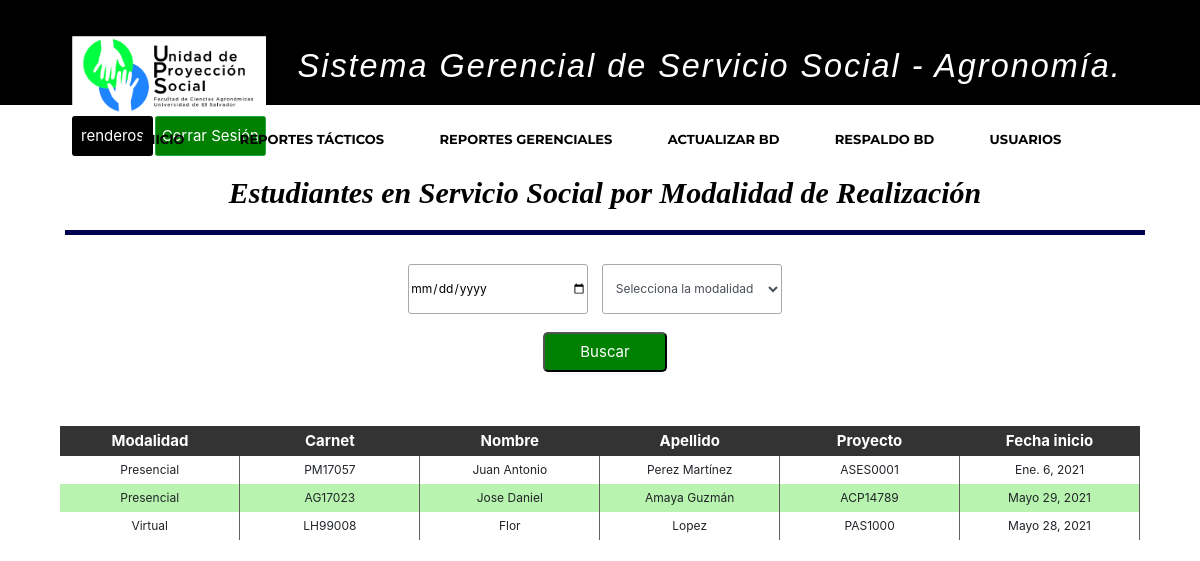
The app's page /sistemaGerencialAgro/listarServicios/ (signed in) with its own data.
### apps/usuario/models.py (models this page shows, shortened)
class Usuario(AbstractBaseUser):
    username = models.CharField('Nombre de usuario',unique = True, max_length=15, blank=False)
    email = models.EmailField('Correo Electrónico', max_length=254,unique = True, blank=False)
    nombres = models.CharField('Nombres', max_length=200, null = False, blank=False)
    apellidos = models.CharField('Apellidos', max_length=200, null = False, blank=False)
    imagen = models.ImageField('Imagen de Perfil', upload_to='perfil/', max_length=200,blank = True,null = True)
    is_active = models.BooleanField(default = True)
    usuario_administrador = models.BooleanField(default = False)
    rol=models.CharField(max_length=3,null=False, blank=False,choices=roles,default='EST')
    objects = UsuarioManager()
    USERNAME_FIELD = 'username'
    REQUIRED_FIELDS = ['email','nombres', 'apellidos']

### apps/proyecto/models.py (models this page shows, shortened)
class ServicioSocial(models.Model):
    carnet_estudiante = models.OneToOneField(Solicitud, primary_key=True, unique=True, on_delete=models.CASCADE)
    carnet_docente = models.ForeignKey(Docente, on_delete=models.CASCADE)
    codigo_proyecto = models.ForeignKey(Proyecto, on_delete=models.CASCADE)

class Solicitud(models.Model):
    carnet_estudiante = models.OneToOneField(EstudioUniversitario, unique=True, primary_key=True, on_delete = models.CASCADE)
    codigo_entidad = models.CharField(max_length=10, null=False)
    horas_semana = models.IntegerField(null=False)
    dias_semana = models.IntegerField(null=False)
    modalidad = models.CharField(max_length=30, null=False)
    fecha_inicio = models.DateField(null=False)
    fecha_fin = models.DateField(null=True)

class EstudioUniversitario(models.Model):
    carnet_estudiante = models.OneToOneField(Estudiante, primary_key=True, unique=True, on_delete = models.CASCADE)
    codigo_carrera = models.ForeignKey(Carrera, on_delete = models.CASCADE)
    codigo_ciclo = models.IntegerField(null=False)
    porc_carrerar_aprob = models.IntegerField(null=False)
    unidades_valorativas = models.IntegerField(null=False)
    experiencia_areas_conoc = models.CharField(max_length=200, null=False)

class Estudiante(models.Model):
    carnet_estudiante = models.CharField(primary_key=True, max_length=7, null=False)
    nombre_estudiante = models.CharField(max_length=50, null=False)
    apellido_estudiante = models.CharField(max_length=50, null=False)
    sexo_estudiante = models.CharField(max_length=1, null=False)
    telefono_estudiante = models.IntegerField(null=False)
    correo_estudiante = models.CharField(max_length=100, null=False)
    direccion_estudiante = models.CharField(max_length=250, null=False)
    def __str__(self):
        return self.carnet_estudiante

class Proyecto(models.Model):
    codigo_proyecto = models.CharField(primary_key=True, max_length=10, null=False)
    descripcion_proyecto = models.CharField(max_length=200, null=False)

### apps/proyecto/views.py (the view)
# urls.py: path('sistemaGerencialAgro/listarServicios/', login_required(listarServicios), name="listar_servicios"),
def listarServicios(request):
    servicios = ServicioSocial.objects.all()
    return render(
        request,
        'proyecto/EstudiantesPorModalidad.html',
        {'servicios':servicios}
    )

### templates/proyecto/EstudiantesPorModalidad.html (shortened to what this page needs)
{% extends 'base/base.html' %}
{% load static %}
{% block content %}
{% if user.is_authenticated %}
    {% if request.user.rol == 'ADM' or request.user.rol == 'GER' %}
  <header>
    <div class="container">
        <h2 align="center" class="form-titulo" style ="margin-left: 5px;">Estudiantes en Servicio Social por Modalidad de Realizaci&oacute;n</h2>
    </div>
  </header>
<div class="container">
    <div align="center" class="busqueda">
        <form method="POST" action="{% url 'sistemaGerencialAgro:buscar_modalidad' %}">
            <input type="date" name="fecha"  id = "fecha" class = "input-style" placeholder="Porfavor Seleccione la Fecha." maxlength="7">
            <select name="modalidad" class="form-control col-4 col-sm-2 input-style" title="Selecciona la modalidad.Por Favor" required="">
                <option selected value=""> Selecciona la modalidad </option>
            </select>
            <input class="btn-buscar btn-busqueda" type = "submit" value = "Buscar" id = "modalidadBuscar"></br></br>
        </form>
    </div>
    <div>
        <table>
            <thead>
               <tr>
                    <th>Modalidad</th>
                    <th>Carnet</th>
                    <th>Nombre</th>
                    <th>Apellido</th>
                    <th>Proyecto</th>
                    <th>Fecha inicio</th>
                </tr>
            </thead>
            {% if modalidad_filtro %}
                {% for mod in modalidad_filtro %}
                        {% if fecha <= mod.carnet_estudiante.fecha_inicio|date:"Y-m-d"  %}
                            <tr class="etiqueta-tr">
                                <td class="th-borde width-th-xx" style = "text-align:center;">{{ mod.carnet_estudiante.modalidad}}</td>
                                <td class="th-borde width-th-xx" style = "text-align:center;">{{ mod.carnet_estudiante.carnet_estudiante.carnet_estudiante}}</td>
                                <td class="th-borde width-th-xx" style = "text-align:center;">{{ mod.carnet_estudiante.carnet_estudiante.carnet_estudiante.nombre_estudiante}}</td>
                                <td class="th-borde width-th-xx" style = "text-align:center;">{{ mod.carnet_estudiante.carnet_estudiante.carnet_estudiante.apellido_estudiante }}</td>
                                <td class="th-borde width-th-xx" style = "text-align:center;">{{ mod.codigo_proyecto.codigo_proyecto }}</td>
                                <td class="th-borde width-th-xx" style = "text-align:center;">{{ mod.carnet_estudiante.fecha_inicio }}</td>
                            </tr>
                        {% endif %}
                {% endfor %}
            {% elif servicios %}
                {% for servicio in servicios %}
                    <tr class="etiqueta-tr">
                        <td class="th-borde width-th-xx" style = "text-align:center;">{{ servicio.carnet_estudiante.modalidad}}</td>
                        <td class="th-borde width-th-xx" style = "text-align:center;">{{ servicio.carnet_estudiante.carnet_estudiante.carnet_estudiante}}</td>
                        <td class="th-borde width-th-xx" style = "text-align:center;">{{ servicio.carnet_estudiante.carnet_estudiante.carnet_estudiante.nombre_estudiante}}</td>
                        <td class="th-borde width-th-xx" style = "text-align:center;">{{ servicio.carnet_estudiante.carnet_estudiante.carnet_estudiante.apellido_estudiante }}</td>
                        <td class="th-borde width-th-xx" style = "text-align:center;">{{ servicio.codigo_proyecto.codigo_proyecto }}</td>
                        <td class="th-borde width-th-xx" style = "text-align:center;">{{ servicio.carnet_estudiante.fecha_inicio }}</td>
                    </tr>
                {% endfor %}
            {% endif %}
        </table>
    </div>
</div>
    {% endif %}
{% endif %}
{% endblock %}

### templates/base/base.html (shortened to what this page needs)
{% load static %}
<!DOCTYPE html>
<html>
<head>
 {% block head %}
	{% block static %}
	<link rel = "stylesheet" href = "{% static 'lib/bootstrap/css/bootstrap.min.css' %}">
	<link rel = "stylesheet" href = "{% static 'lib/animate/animate.min.css' %}">
	<link rel = "stylesheet" href = "{% static 'lib/ionicons/css/ionicons.min.css' %}">
	<link rel = "stylesheet" href = "{% static 'css/style.css' %}">
	<link rel = "stylesheet" href = "{% static 'css/bootstrap.min.css' %}">
	<link rel = "stylesheet" href = "{% static 'css/archivo.css' %}">
	<link rel = "stylesheet" href = "{% static 'css/estilos_sec_not.css' %}">
	<link rel = "stylesheet" type = "text/css" href = "{% static 'css/jquery-ui.css' %}"/>
	<link rel = "stylesheet" type = "text/css" href = "{% static 'css/jquery.dataTables.min.css' %}"/>
	{% endblock %}
{% endblock %}
</head>
{% if user.is_authenticated %}
<body>
  <header id="header">
    <div class="container-fluid navbar navbar-light" style="height:90px;">
      <div id="logo" class="pull-left">
        <a  href=" {% url 'sistemaGerencialAgro:index' %}"><img src="{% static 'img/logoUPSAgro.png' %} " class ="imglogo"></a>
        <h1>Sistema Gerencial de Servicio Social - Agronom&iacute;a.</h1>
      </div>
      <div id="logo" class="pull-rigth">
				<a href="{% url 'password_change' %}" style="text-decoration:none"><input type="button" href="{% url 'password_change' %}" class="btn-success btn" name="submit" value="{{ user.username }}" style="background:black; border:none"></a>
        <a href="{% url 'usuario:logout' %}" style="text-decoration:none"><input type="button" class="btn btn-success btn-sm" name="submit" value="Cerrar Sesi&oacute;n" style="background:green;"></a>
			</div>
    </div>
    <div class="bot">
      <ul class="nav-menu">
        <li class="list-group-item" onclick="window.location.href='{% url 'sistemaGerencialAgro:index' %}'"><a style="text-decoration:none" href="{% url 'sistemaGerencialAgro:index' %}">Inicio</a></li>
        <li class="list-group-item menu-has-children"><a style="text-decoration:none" href="#intro">Reportes T&aacute;cticos</a>
        </li>
        {% if request.user.rol == 'ADM' or request.user.rol == 'GER' %}
        <li class="list-group-item menu-has-children"><a style="text-decoration:none" href="#intro">Reportes Gerenciales</a>
        </li>
        {% endif %}
        {% if request.user.rol == 'ADM'%}
        <li class="list-group-item" onclick="window.location.href='{% url 'sistemaGerencialAgro:procedimientoETL' %}'"><a style="text-decoration:none" href="{% url 'sistemaGerencialAgro:procedimientoETL' %}">Actualizar BD</a></li>
        <li class="list-group-item" onclick="window.location.href='{% url 'sistemaGerencialAgro:actualizarBD' %}'"><a style="text-decoration:none" href="{% url 'sistemaGerencialAgro:actualizarBD' %}">Respaldo BD</a></li>
        <li class="list-group-item" onclick="window.location.href='{% url 'usuario:inicio_usuarios' %}'"><a style="text-decoration:none" href="{% url 'usuario:inicio_usuarios' %}">Usuarios</a></li>
        {% endif %}
      </ul>
    </div>
  </header>
  <section>
    <div class="container">
  		{% block content %}{%endblock%}
    </div>
  </section>
</body>
{% endif %}
</html>

### static/css/style.css (style rules this page uses)
body { background: #fff; color: #666666; font-family: "Open Sans", sans-serif; }
a { color: #18d26e; transition: 0.5s; }
h1, h2, h3, h4, h5, h6 { font-family: "Montserrat", sans-serif; font-weight: 400; margin: 0 0 20px 0; padding: 0; }
#header { padding: 30px 0; height: 105px; position: fixed; left: 0; top: 0; right: 0; transition: all 0.5s; z-index: 57; background-color: black; display: block; }
#header #logo { float: left; }
#header #logo h1 { font-size: 2.7vw; margin: 30px; padding: 0; line-height: 1; font-family: "Perpetua", Helvetica, Arial; font-style: italic; font-weight: 50; letter-spacing: 2px; }
#header #logo img { padding: 0; margin: 0; }
.nav-menu, .nav-menu * { margin: 0; padding: 0; list-style: none; text-align: center; display: block; }
.nav-menu li { position: relative; white-space: nowrap; }
.nav-menu > li { float: center; }
.nav-menu a { padding: 0 8px 10px 8px; text-decoration: none; display: inline-block; color: black; font-family: "Montserrat", sans-serif; font-weight: 700; font-size: 13px; text-transform: uppercase; outline: none; }
.nav-menu > li { margin-left: 10px; }
@media (min-width: 1024px) { #header #logo { padding-left: 60px; } }

### static/css/archivo.css (style rules this page uses)
html { font-size: 12px; }
h1 { text-align: center; font: oblique bold 100% cursive; font-weight: bold; font-size: 30px; color: white; margin-left: 10px; }
section, .container { display: block; width: 100%; margin-left: auto; margin-right: auto; }
section { font-size: inherit; }
.bot { background-color: white; text-align: center; }
.btn { display: inline; background-color: green; color: white; horiz-align: right; font-size: 13px; text-align: center; white-space: nowrap; }
.list-group-item { display: inline-block; margin-left: 8px; margin-right: 8px; padding: 10px; background-color: transparent; border: none; font-size: 12px; color: black; }
h2 { text-align: center; font: oblique bold 100% cursive; color: black; padding-right: 150px; }
.imglogo { display: inline-block; width: auto; height: 80px; background-repeat: no-repeat; background-size: contain; }
header { display: block; width: 100%; font-size: 5px; }
header h1 { display: inline; }
table { width: 100%; }
table tbody td { text-align: center; }
thead { background-color: #333333; }
input { width: 180px; height: 20px; }
input[type="button"], input[type="submit"] { font-size: 15px; width: auto; height: 40px; white-space: nowrap; }
select, option { width: 150px; font-size: 12px; }
th, tr th { color: white; text-align: center; font-size: 15px; height: 30px; }

### static/css/estilos_sec_not.css (style rules this page uses)
.container { display: block; text-align: center; margin-left: auto; margin-right: auto; }
.form-titulo { background: white; color: black; padding: 20px; text-align: center; font-weight: 100px; font-size: 30px; border-bottom: 5px solid #000050; margin-top: 30px; width: 100%; }
.input-style { margin-right:10px; height: 50px; border-radius: 3px; border: 1px solid darkgray; }
.btn-buscar { text-align: center; background: green; color: white; margin: auto; padding: 0px 35px; border-radius: 5px ; }
.btn-busqueda { margin-left: 10px; }
.width-th-xx { width: 10%; padding: 5px; }
.th-borde { border-right:0.5px solid #646060; }
tr:nth-child(even) { background-color: #b8f3af; }

### records on screen
Usuario: submit "renderos"
ServicioSocial: carnet_estudiante.modalidad "Presencial", carnet_estudiante.carnet_estudiante.carnet_estudiante "PM17057", carnet_estudiante.carnet_estudiante.carnet_estudiante.nombre_estudiante "Juan Antonio", carnet_estudiante.carnet_estudiante.carnet_estudiante.apellido_estudiante "Perez Martínez", codigo_proyecto.codigo_proyecto "ASES0001", carnet_estudiante.fecha_inicio "Ene. 6, 2021"
ServicioSocial: carnet_estudiante.modalidad "Presencial", carnet_estudiante.carnet_estudiante.carnet_estudiante "AG17023", carnet_estudiante.carnet_estudiante.carnet_estudiante.nombre_estudiante "Jose Daniel", carnet_estudiante.carnet_estudiante.carnet_estudiante.apellido_estudiante "Amaya Guzmán", codigo_proyecto.codigo_proyecto "ACP14789", carnet_estudiante.fecha_inicio "Mayo 29, 2021"
ServicioSocial: carnet_estudiante.modalidad "Virtual", carnet_estudiante.carnet_estudiante.carnet_estudiante "LH99008", carnet_estudiante.carnet_estudiante.carnet_estudiante.nombre_estudiante "Flor", carnet_estudiante.carnet_estudiante.carnet_estudiante.apellido_estudiante "Lopez", codigo_proyecto.codigo_proyecto "PAS1000", carnet_estudiante.fecha_inicio "Mayo 28, 2021"
